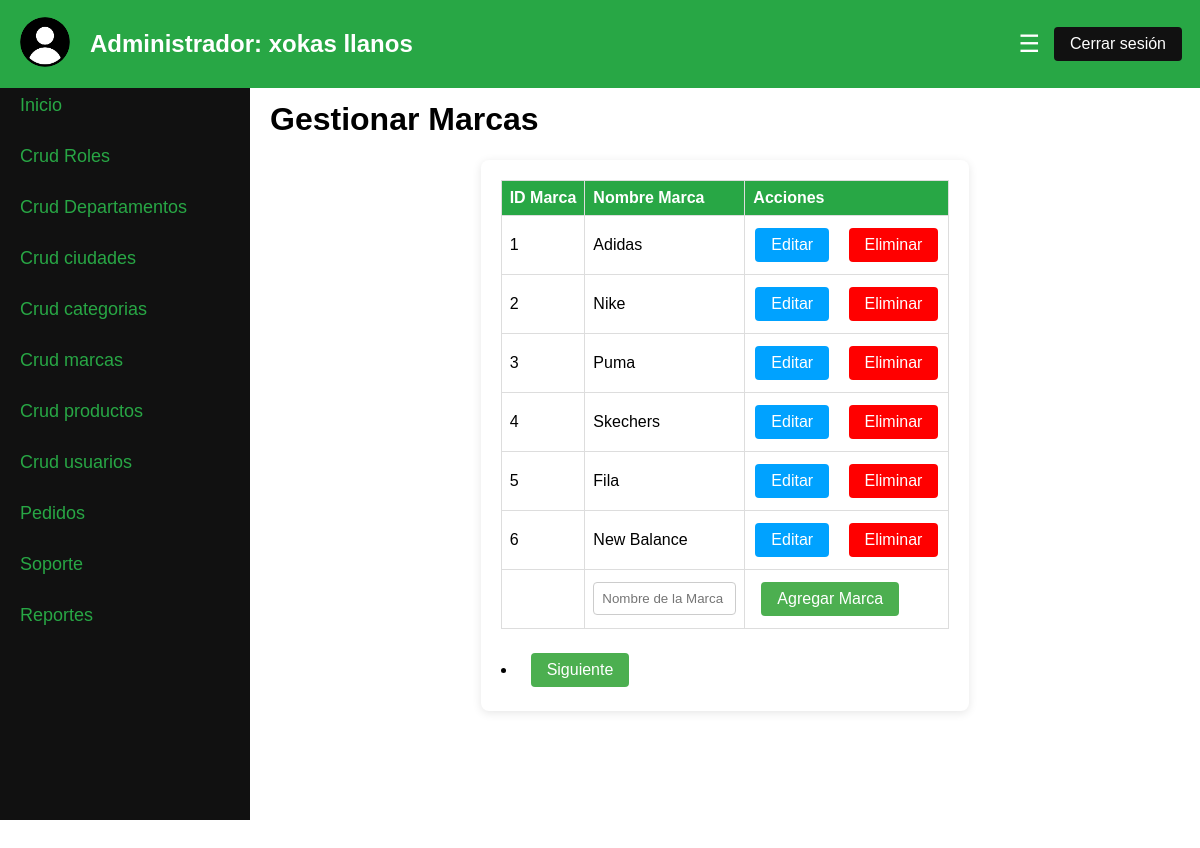
Page /Proyecto_SFT_MNS/cruds/marcas.php (signed in) on the committed database.
### tables this page shows
CREATE TABLE `marcas` (
  `id_marca` int(11) NOT NULL,
  `nombre_marca` varchar(100) NOT NULL
);

### Proyecto_SFT_MNS/cruds/marcas.php (the view, shortened to what this page needs)
<?php
require '../config/database.php';
$registrosPorPagina = 6;
if (isset($_GET["pagina"])) {
    if ($_GET["pagina"] == 1) {
        header("Location: marcas.php");
    } else {
        $pagina = $_GET["pagina"];
    }
} else {
    $pagina = 1;
}
$inicio = ($pagina - 1) * $registrosPorPagina;
$sqlTotal = "SELECT * FROM marcas";
$resultadoTotal = $base->prepare($sqlTotal);
$resultadoTotal->execute();
$numFilas = $resultadoTotal->rowCount();
$totalPaginas = ceil($numFilas / $registrosPorPagina);
$sqlMarcas = "SELECT * FROM marcas LIMIT $inicio, $registrosPorPagina";
$resultadoMarcas = $base->query($sqlMarcas)->fetchAll(PDO::FETCH_OBJ);
$MarcaEditar = null;
        ?>
<!DOCTYPE html>
<html lang="es">
<head>
    <link rel="stylesheet" href="../css/admin_dashboard.css">
</head>
<body>
    <header>
        <div class="admin-header">
            <div class="admin-logo">
                <img src="../imagenes/usuario.png" alt="User Logo" width="50" height="50">
            </div>
            <div class="admin-name">
                <h2>Administrador: <?php echo htmlspecialchars($_SESSION['admin_nombre']) . ' ' . htmlspecialchars($_SESSION['admin_apellido']); ?></h2>
            </div>
            <button class="menu-button" onclick="toggleSidebar()">☰</button>
            <form id="logout-form" method="POST" action="../views/cerrar_sesion.php">
                <button type="button" id="logout-button" class="buttonC">Cerrar sesión</button>
            </form>
        </div>
    </header>
    <div class="admin-container">
        <div class="sidebar" id="sidebar">
            <a href="../views/admin_dashboard.php">Inicio</a>
            <a href="../cruds/roles.php" onclick="showSection('roles')">Crud Roles</a>
            <a href="../cruds/departamentos.php" onclick="showSection('departamentos')">Crud Departamentos</a>
            <a href="../cruds/ciudades.php" onclick="showSection('ciudades')">Crud ciudades</a>
            <a href="../cruds/categorias.php" onclick="showSection('categorias')">Crud categorias</a>
            <a href="../cruds/marcas.php" onclick="showSection('marcas')">Crud marcas</a>
            <a href="../cruds/productos/productos.php" onclick="showSection('productos')">Crud productos</a>
            <a href="../cruds/usuarios/usuarios.php" onclick="showSection('usuarios')">Crud usuarios</a>
            <a href="../cruds/pedidos/pedidos.php" onclick="showSection('usuarios')">Pedidos</a>
            <a href="../cruds/soporte/soporte.php" onclick="showSection('usuarios')">Soporte</a>
            <a href="../views/reportes.php" onclick="showSection('reportes')">Reportes</a>
        </div>
        <main id="main-content">
            <div id="marcas" class="section active">
                <h1><span class="color">Gestionar Marcas</span></h1>
                <div class="crud-container">
                    <form action="<?php echo htmlspecialchars($_SERVER['PHP_SELF']); ?>" method="post" autocomplete="off">
                        <table align="center" border="" bordercolor="orange" class="crud-table">
                            <tr>
                                <th>ID Marca</th>
                                <th>Nombre Marca</th>
                                <th>Acciones</th>
                            </tr>
                        <tbody id="crud-table-body">
                            <?php foreach ($resultadoMarcas as $marca) : ?>
                                <tr>
                                    <td><?php echo htmlspecialchars($marca->id_marca); ?></td>
                                    <td><?php echo htmlspecialchars($marca->nombre_marca); ?></td>
                                    <td>
                                        <a href="?editar=<?php echo htmlspecialchars($marca->id_marca); ?>" class="buttonA" style="margin-right: 10px;">Editar</a>
                                        <a href="?eliminar=<?php echo htmlspecialchars($marca->id_marca); ?>" class="buttonE" style="margin-left: 5px;">Eliminar</a>
                                    </td>
                                </tr>
                            <?php endforeach; ?>
                            <?php if ($MarcaEditar) : ?>
                            <tr>
                                <form method="post" action="">
                                    <td><input type="hidden" name="id_marca" value="<?php echo htmlspecialchars($MarcaEditar->id_marca); ?>"></td>
                                    <td><input type="text" name="nombre_marca" value="<?php echo htmlspecialchars($MarcaEditar->nombre_marca); ?>"></td>
                                    <td>
                                        <button type="submit" name="actualiza" class="button">Actualizar</button>
                                    </td>
                                </form>
                            </tr>
                            <?php else : ?>
                            <tr>
                                <form method="post" action="">
                                    <td></td>
                                    <td><input type="text" name="nombre_marca" placeholder="Nombre de la Marca" class="inputAgregar"></td>
                                    <td>
                                        <button type="submit" name="inserta" class="button">Agregar Marca</button>
                                    </td>
                                </form>
                            </tr>
                            <?php endif; ?>
                        </tbody>
                        </table>
                        <div class="pagination">
                        <?php if ($pagina < $totalPaginas) : ?>
                            <li><a href="?pagina=<?php echo $pagina + 1; ?>" class="button">Siguiente</a></li>
                        <?php endif; ?>
                </div>
                    </form>
                </div>
            </div>
        </main>
    </div>
</body>
</html>

### Proyecto_SFT_MNS/css/admin_dashboard.css (style rules this page uses)
body { font-family: Arial, sans-serif; margin: 0; padding: 0; background-image: url('https://encrypted-tbn1.gstatic.com/images?q=tbn:ANd9GcTl8zCvfB75PyeroTWu3tACRRlS4amHP_ynZzlkOtGCr-wXX840'); display: flex; flex-direction: column; }
.admin-header { display: flex; align-items: center; justify-content: space-between; padding: 10px 20px; background-color: #28a745; color: white; position: fixed; top: 0; left: 0; width: 100%; z-index: 1000; }
.admin-logo img { border-radius: 50%; }
.admin-name { flex-grow: 1; margin-left: 20px; }
.menu-button { position: relative; left: -30px; background: none; border: none; color: white; font-size: 24px; cursor: pointer; }
.admin-container { display: flex; flex-direction: row; height: 100vh; margin-top: 60px; }
.sidebar { width: 250px; background-color: #111; overflow-x: hidden; transition: width 0.5s; position: fixed; top: 60px; left: 0; height: calc(100vh - 60px); padding-top: 20px; display: flex; flex-direction: column; }
.sidebar a { padding: 15px 20px; text-decoration: none; font-size: 18px; color: #28a745; display: block; transition: 0.3s; }
main { margin-left: 250px; padding: 20px; flex-grow: 1; transition: margin-left 0.5s; }
.crud-container { max-width: max-content; background: white; margin: auto; padding: 20px; border-radius: 8px; box-shadow: 0 2px 10px rgba(0, 0, 0, 0.1); }
.crud-table { width: 100%; border-collapse: collapse; margin-bottom: 20px; }
.crud-table th, .crud-table td { border: 1px solid #ddd; padding: 8px; text-align: left; }
.crud-table th { background-color: #28a745; color: white; }
.section { display: none; }
.section.active { display: block; }
.color { color: rgb(0, 0, 0); }
a.buttonA, input[type="submit"].buttonA { max-width: 500px; display: inline-block; padding: 8px 16px; margin: 4px 2px; border: none; border-radius: 4px; background-color: #00a2ff; color: white; text-align: center; text-decoration: none; font-size: 16px; cursor: pointer; }
.crud-container table input[type="text"] { width: 125px; padding: 8px; margin: 4px 0; border-radius: 4px; border: 1px solid #ccc; }
.button, input[type="submit"].button { display: inline-block; padding: 8px 16px; margin: 4px 8px; border: none; border-radius: 4px; background-color: #4CAF50; color: white; text-align: center; text-decoration: none; font-size: 16px; cursor: pointer; }
a.buttonE, input[type="submit"].buttonE { max-width: 500px; display: inline-block; padding: 8px 16px; margin: 4px 2px; border: none; border-radius: 4px; background-color: #ff0000; color: white; text-align: center; text-decoration: none; font-size: 16px; cursor: pointer; }
.inputAgregar { max-width: max-content;; }
.buttonC, input[type="submit"].buttonC { display: inline-block; position: relative; left: -30px; padding: 8px 16px; margin: 4px 8px; border: none; border-radius: 4px; background-color: #111; color: white; text-align: center; text-decoration: none; font-size: 16px; cursor: pointer; }

### rows in the picture
marcas: id_marca "1", nombre_marca "Adidas"
marcas: id_marca "2", nombre_marca "Nike"
marcas: id_marca "3", nombre_marca "Puma"
marcas: id_marca "4", nombre_marca "Skechers"
marcas: id_marca "5", nombre_marca "Fila"
marcas: id_marca "6", nombre_marca "New Balance"

### other values in the picture
$_SESSION['admin_nombre'] "xokas"
$_SESSION['admin_apellido'] "llanos"
